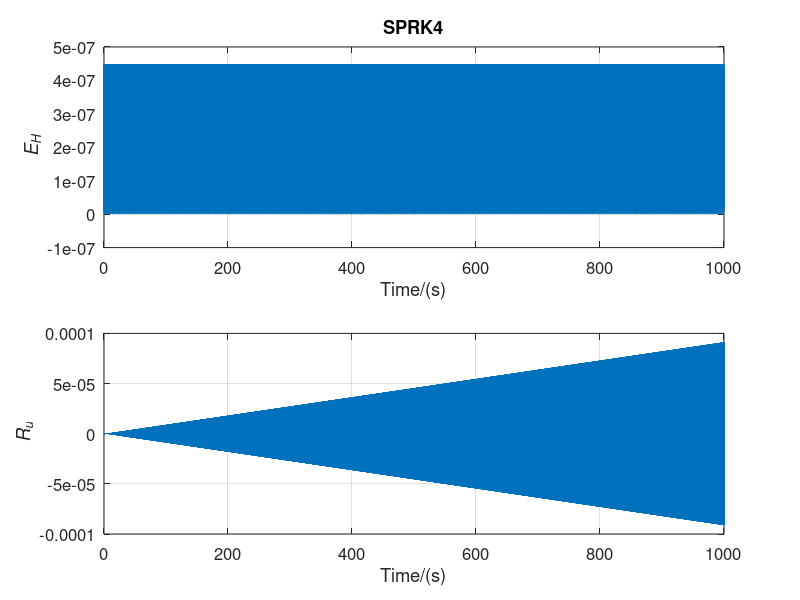

This figure's MATLAB source:
%Forth-order explicit symplectic Runge-Kutta method 
clear;close all;
w=50;            % frequency
dt=0.005;        % time steps
N=200000;        %iterations
%initialize
p1=zeros(1,N);    % displacement
q1=zeros(1,N);    % velocity
p1(1)=0;
q1(1)=1;
% Runge-Kutta coefficient
e1=0.13883725894365473;
e2=0.46958619250378464;
e3=0.751399209882663;
e4=-0.3598226613301023;
d1=0.3726518368174738;
d2=0.41264784985125225;
d3=-0.04864313400799411;
d4=0.26334344733926796;
H=zeros(N,1);
E0=w^2*1^2;
H(1)=w^2*q1(1)^2+p1(1)^2; % Energy
for i=2:N
    qq1=q1(i-1)+(e1*dt)*(p1(i-1));
    pp1=p1(i-1)+(d1*dt)*(-w^2*qq1);
    qq1=qq1+(e2*dt)*(pp1);
    pp1=pp1+(d2*dt)*(-w^2*qq1);
    qq1=qq1+(e3*dt)*(pp1);
    pp1=pp1+(d3*dt)*(-w^2*qq1);
    q1(i)=qq1+dt*(e4)*(pp1);
    p1(i)=pp1+d4*dt*(-w^2*q1(i));
    H(i)=w^2*q1(i)^2+p1(i)^2; 
end
t=dt.*[0:N-1];
pe=cos(w.*t);   % exact solution
E=abs((H-E0))./E0;
max(E)
subplot(2,1,1)
plot(t,E)
ylim([-1e-7,5e-7])
grid on
title('SPRK4')
xlabel('Time/(s)')
ylabel('\it E_{H}','FontName','Helvetica')
set(gca,'FontName','Helvetica ','FontSize',12);
Ru=norm((q1-pe),2)/norm(pe,2)
subplot(2,1,2)
plot(t,q1-pe)
grid on
xlabel('Time/(s)')
ylabel('\it R_{u}','FontName','Helvetica')
grid on
set(gca,'FontName','Helvetica ','FontSize',12);
set(gcf,'Position',[100 100 500 350])
